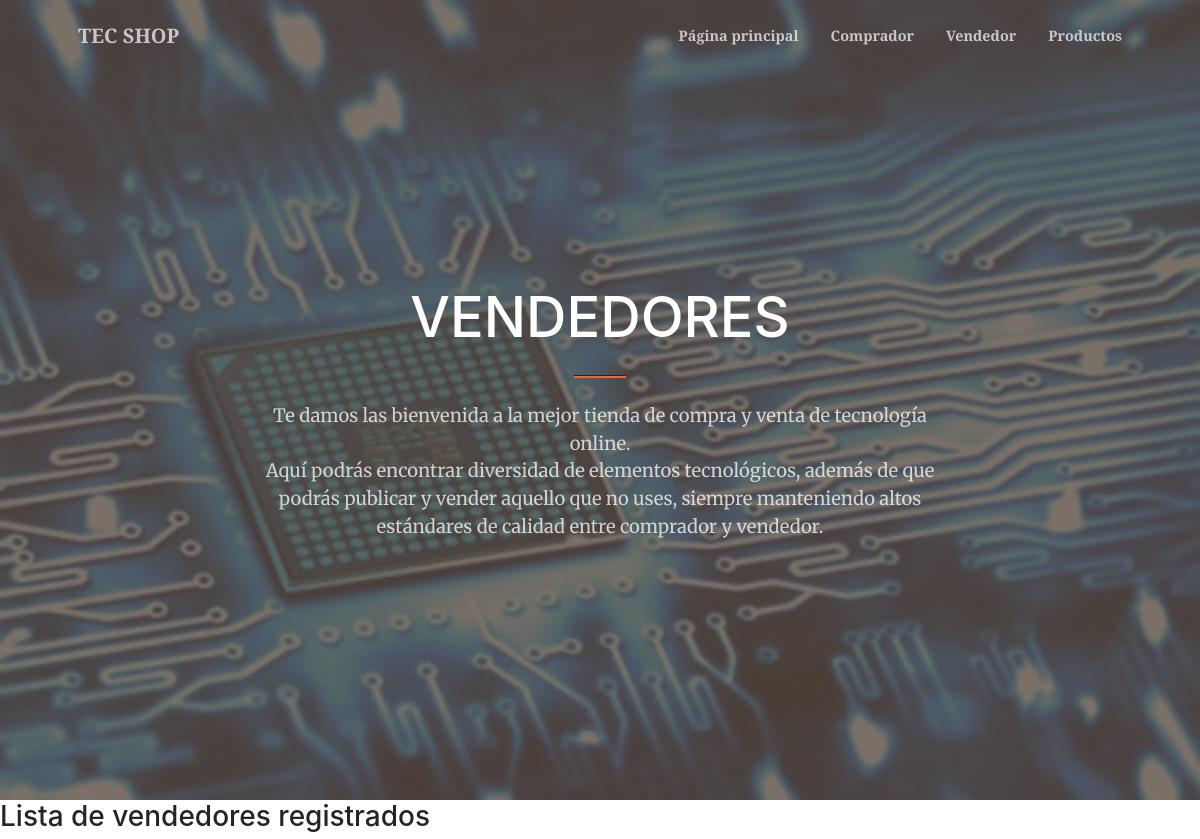
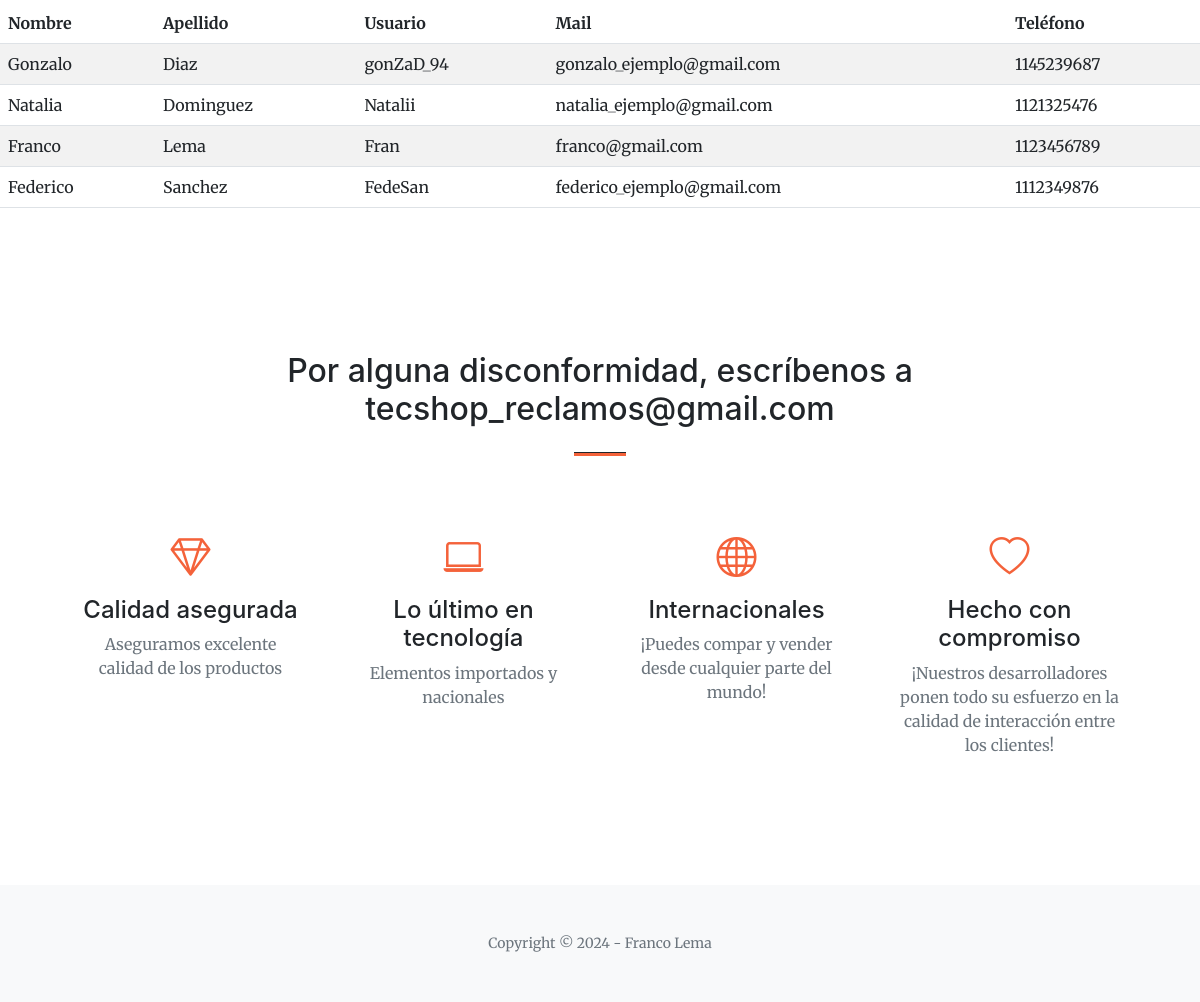
The app's page /vendedor/ with its own data (2 pictures, top to bottom).
### aplicacionDjango/models.py (models this page shows, shortened)
class Vendedor(models.Model):
    nombre = models.CharField(max_length=40)
    apellido = models.CharField(max_length=40)
    usuario = models.CharField(max_length=10)
    mail = models.EmailField()
    tel_contacto = models.IntegerField()
    class Meta:
        verbose_name = 'Vendedor/a'
        verbose_name_plural = 'Vendedores/as'
        ordering = ["apellido"]

### aplicacionDjango/views.py (the view)
# urls.py: path('vendedor/', vendedor, name='vendedor'),
def vendedor(request):
    contexto = {
        "Vendedores" : Vendedor.objects.all()
    }
    return render(request, 'aplicacionDjango/vendedor.html', contexto)

### aplicacionDjango/templates/aplicacionDjango/vendedor.html
{% extends 'aplicacionDjango/index.html' %}
{% block titulo %}
    <h1 class="text-white font-weight-bold">VENDEDORES</h1>
{% endblock titulo %}
{% block contenido %}
    <h3>Lista de vendedores registrados</h3>
<table class = "table table-striped">
    <thead>
        <tr>
            <th>Nombre</th>
            <th>Apellido</th>
            <th>Usuario</th>
            <th>Mail</th>
            <th>Teléfono</th>
        </tr>
    </thead>
    <tbody>
    {% for c in Vendedores %}
        <tr>
            <td>{{c.nombre}}</td>
            <td>{{c.apellido}}</td>
            <td>{{c.usuario}}</td>
            <td>{{c.mail}}</td>
            <td>{{c.tel_contacto}}</td>
        </tr>
    {% endfor %}
    </tbody>
</table>
{% endblock contenido %}

### records on screen
Vendedor: nombre "Gonzalo", apellido "Diaz", usuario "gonZaD_94", mail "gonzalo_ejemplo@gmail.com", tel_contacto "1145239687"
Vendedor: nombre "Natalia", apellido "Dominguez", usuario "Natalii", mail "natalia_ejemplo@gmail.com", tel_contacto "1121325476"
Vendedor: nombre "Franco", apellido "Lema", usuario "Fran", mail "franco@gmail.com", tel_contacto "1123456789"
Vendedor: nombre "Federico", apellido "Sanchez", usuario "FedeSan", mail "federico_ejemplo@gmail.com", tel_contacto "1112349876"
